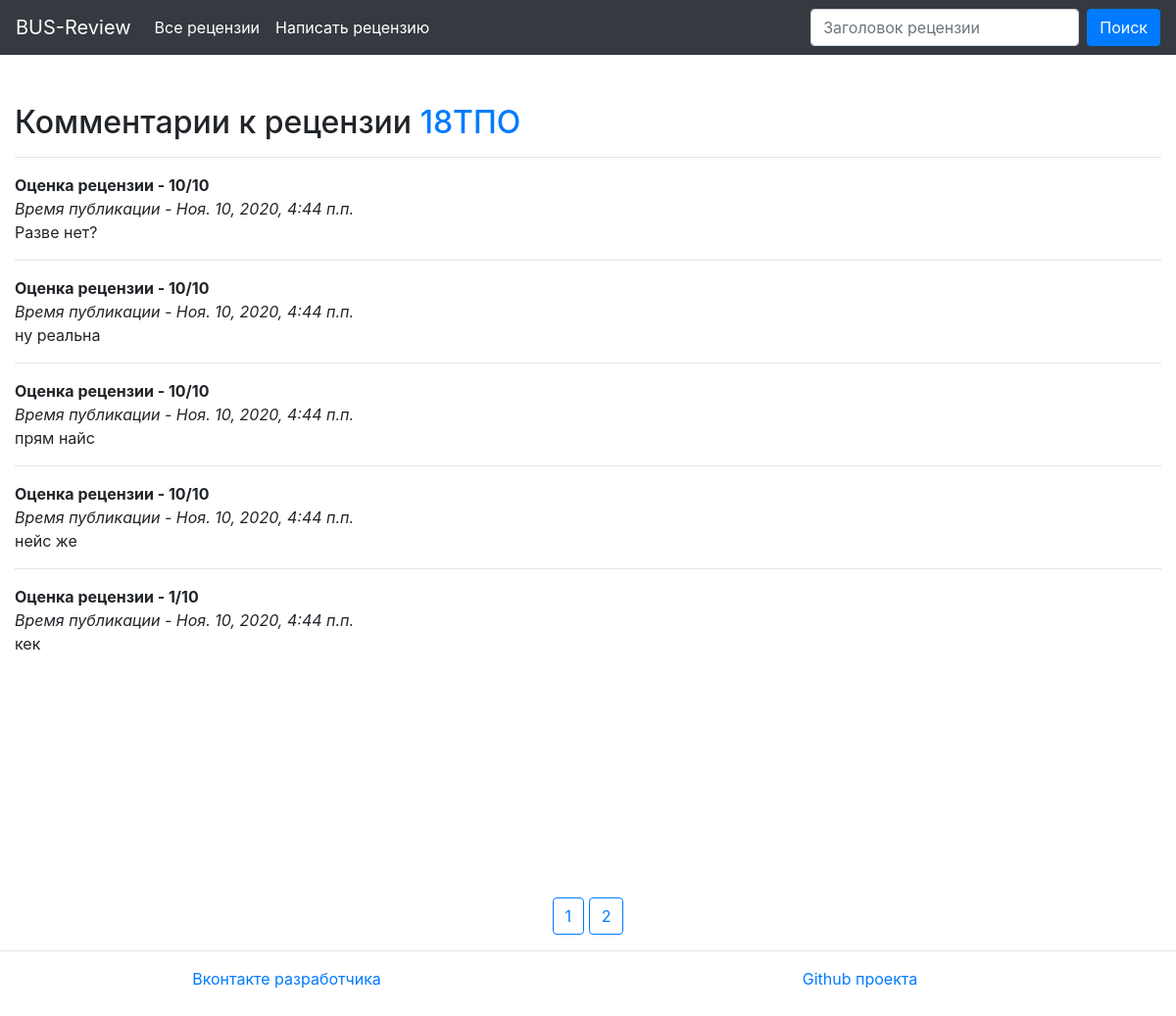
Screenshot of /comments/3/ with the database file from the repository.
### reviews/models.py (models this page shows, shortened)
class Review(models.Model):
    title = models.CharField(verbose_name='Заголовок', max_length=255)
    date = models.DateTimeField('Дата публикации', auto_now_add=True)
    object = models.CharField(verbose_name='Объект', max_length=255)
    stars = models.IntegerField(verbose_name='Оценка')
    content = models.TextField(verbose_name='Содержание')
    image_url = models.URLField(verbose_name='Ссылка на картинку',
                                default="https://repairsyourself.ru/wp-content/uploads/2020/03/404.png")
    author = models.CharField(verbose_name='Автор', max_length=80,
                              blank=True, null=True)
    category = models.ForeignKey(Category, on_delete=models.CASCADE,
                                 verbose_name='Категория')
    class Meta:
        verbose_name = 'Рецензия'
        verbose_name_plural = 'Рецензии'

class Comment(models.Model):
    author = models.CharField(verbose_name='Автор', max_length=80,
                              blank=True, null=True)
    content = models.TextField(verbose_name='Содержание')
    stars = models.IntegerField(verbose_name='Оценка')
    date = models.DateTimeField('Дата публикации', auto_now_add=True)
    review = models.ForeignKey(Review, on_delete=models.CASCADE,
                               verbose_name='Рецензия')
    class Meta:
        verbose_name = 'Комментарий'
        verbose_name_plural = 'Комментарии'

### reviews/views.py (the view)
# urls.py: path('comments/<int:review_id>/', views.comments, name='comments'),
def comments(request, review_id, page=1):
    review_comments = Comment.objects.filter(review_id=review_id).order_by('-id')
    count_pages = ceil(len(review_comments) / ELEMENT_IN_PAGE)
    review_comments = review_comments[(page - 1) * ELEMENT_IN_PAGE: page * ELEMENT_IN_PAGE]
    current_review = Review.objects.get(id=review_id)
    return render(request, 'comments.html', {
        'review': current_review,
        'comments': review_comments,
        'pages': range(1, count_pages + 1) if count_pages > 1 else False,
    })

### templates/comments.html (shortened to what this page needs)
{% extends 'base.html' %}
{% block content %}
	{% if comments %}
		<h2>Комментарии к рецензии <a href="{% url 'review' review.id %}">{{ review.title }}</a></h2>
	{% else %}
		<h3>Комментарии не найдены, станьте первым!</h3>
	{% endif %}
	{% for comm in comments %}
        <hr>
        <strong>Оценка рецензии - {{ comm.stars }}/10</strong><br>
        <em>Время публикации - {{ comm.date }}</em><br>
        <p>{{ comm.content }}</p>
	{% endfor %}
{% endblock %}
{% block pagination %}
    {% if pages %}
        <div class="text-center">
            {% for page in pages %}
                <a class="btn btn-link btn-outline-primary" style="margin-top: 10px;" href="{% url 'comments_page' review.id page %}">
                    {{ page }}
                </a>
            {% endfor %}
        </div>
    {% endif %}
{% endblock %}

### templates/base.html (shortened to what this page needs)
<!DOCTYPE html>
<html lang="ru">
<head>
    <link rel="stylesheet" href="https://cdn.jsdelivr.net/npm/bootstrap@4.5.3/dist/css/bootstrap.min.css">
</head>
<body>
    <nav class="navbar navbar-expand-lg navbar-dark bg-dark" style="margin-bottom: 50px;">
      <a class="navbar-brand" href="{% url 'index' %}">BUS-Review</a>
      <div class="collapse navbar-collapse" id="navbarSupportedContent">
        <ul class="navbar-nav mr-auto">
          <li class="nav-item active">
            <a class="nav-link" href="{% url 'index' %}">Все рецензии</a>
          </li>
          <li class="nav-item active">
            <a class="nav-link" href="{% url 'new_review' %}">Написать рецензию</a>
          </li>
        </ul>
        <form class="form-inline my-2 my-lg-0" action="{% url 'index' %}" method="POST">
          <input class="form-control mr-sm-2" type="search" name="query" placeholder="Заголовок рецензии" aria-label="Search" value="{{ query }}">
          <button class="btn btn-primary my-2 my-sm-0" type="submit">Поиск</button>
        </form>
      </div>
    </nav>
    <div id="wrapper" style="min-height: 100vh;" class="container-fluid">
        {% block content %}
        {% endblock %}
    </div>
    {% block pagination %}
    {% endblock %}
    <footer class="footer" style="padding-bottom: 50px;">
      <hr>
      <div class="container-fluid row">
        <a target="_blank" style="text-align: center;" href="https://vk.com/bus_410" class="col-6">Вконтакте разработчика</a>
        <a target="_blank" style="text-align: center;" href="https://github.com/BUS410/BUS-Review" class="col-6">Github проекта</a>
      </div>
    </footer>
</body>
</html>

### rows the page displays
Review: title "18ТПО"
Comment: stars "10", date "Ноя. 10, 2020, 4:44 п.п.", content "Разве нет?"
Comment: stars "10", date "Ноя. 10, 2020, 4:44 п.п.", content "ну реальна"
Comment: stars "10", date "Ноя. 10, 2020, 4:44 п.п.", content "прям найс"
Comment: stars "10", date "Ноя. 10, 2020, 4:44 п.п.", content "нейс же"
Comment: stars "1", date "Ноя. 10, 2020, 4:44 п.п.", content "кек"

### other values shown
{{ page }} "1" "2"
